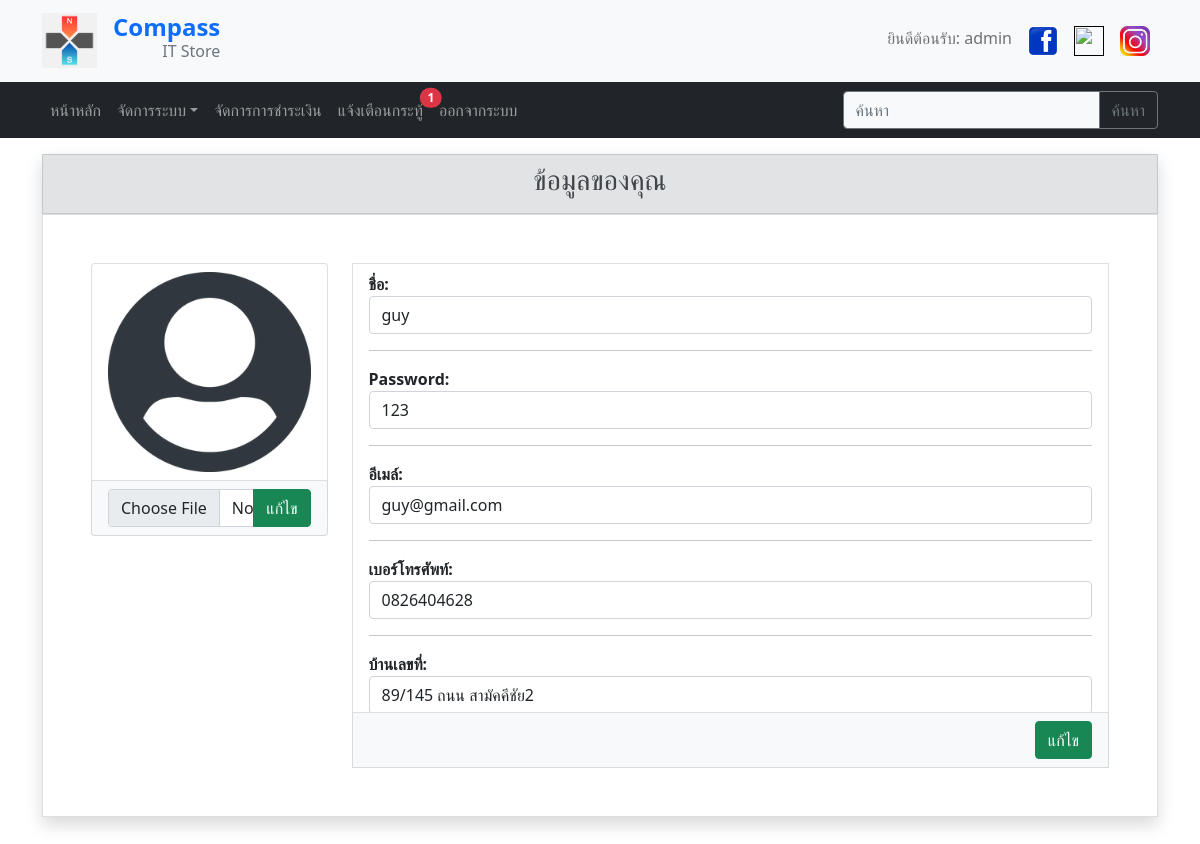
Screenshot of /pro_file_edti.php?edituser=1 (signed in) with the database file from the repository.
### tables this page shows
CREATE TABLE `tb_member` (
  `m_id` int(11) NOT NULL,
  `m_name` varchar(70) NOT NULL,
  `m_email` varchar(70) NOT NULL,
  `m_pass` int(20) NOT NULL,
  `m_tel` varchar(10) NOT NULL,
  `m_image` varchar(100) NOT NULL,
  `m_add` varchar(70) NOT NULL,
  `m_sub` varchar(40) NOT NULL,
  `m_dis` varchar(40) NOT NULL,
  `m_pro` varchar(40) NOT NULL,
  `m_zip` varchar(6) NOT NULL,
  `m_level` varchar(1) NOT NULL
);

### pro_file_edti.php (the view, shortened to what this page needs)
<?php
    require('connect.php');
    if(isset($_SESSION['m_id'])){
        $sql_user_run = mysqli_query($connect,"SELECT * FROM tb_member WHERE m_id = '".$_SESSION['m_id']."'");
        $sql_user_show = mysqli_fetch_array($sql_user_run,MYSQLI_BOTH);
        $sql_user_count = mysqli_num_rows($sql_user_run);
    }
        $rs_profile = mysqli_query($connect,"SELECT * FROM `tb_member` WHERE  m_id = '".$_GET['edituser']."'");
        $show_profile = mysqli_fetch_array($rs_profile);
?>
<?php if(isset($_SESSION['m_id'])){ ?>
    <?php if($_SESSION['m_id'] == $sql_user_show['m_id'] && $sql_user_count > 0){ ?>
        <!DOCTYPE html>
        <html lang="en">
        <head>
            <?php require('head.php') ?>
        </head>
        <body>
            <?php require('menu_up.php') ?>
            <?php require('menu.php') ?>
            <div class="container my-3">
                <div class="shadow">
                    <div class="list-group-item list-group-item-secondary">
                        <h3 class="text-center">ข้อมูลของคุณ</h3>
                    </div>
                    <form action="" method="post" enctype="multipart/form-data">
                    <div class="list-group-item p-5">
                        <div class="row">
                            <div class="col-3">
                                <div class="list-group">
                                    <div class="list-group-item">
                                        <img src="images/member/<?php echo $sql_user_show['m_image']; ?>" alt="" class="card-img-top" height="200">
                                    </div>
                                    <div class="list-group-item bg-light">
                                        <div class="input-group">
                                            <input type="file" name="" id="" class="form-control">
                                            <input type="submit" value="แก้ไข" class="btn btn-success">
                                        </div>
                                    </div>
                                </div>
                            </div>
                            <div class="col-9">
                                <div class="list-group-item overflow-auto" style="height: 450px">
                                    <span><b>ชื่อ: </b></span>
                                    <span><input type="text" name="m_name" class="form-control" value="<?php echo $show_profile['m_name']; ?>"></span>
                                    <hr>
                                    <span><b>Password: </b></span>
                                    <span><input type="text" name="m_pass" class="form-control" value="<?php echo $show_profile['m_pass']; ?>"></span>
                                    <hr>
                                    <span><b>อีเมล์: </b></span>
                                    <span><input type="text" name="m_email" class="form-control" value="<?php echo $show_profile['m_email']; ?>"></span>
                                    <hr>
                                    <span><b>เบอร์โทรศัพท์: </b></span>
                                    <span><input type="text" name="m_tel" class="form-control" value="<?php echo $show_profile['m_tel']; ?>"></span>
                                    <hr>
                                    <span><b>บ้านเลขที่: </b></span>
                                    <span><input type="text" name="Address" class="form-control" value="<?php echo $show_profile['m_add']; ?>"></span>
                                </div>
                                <div class="list-group-item text-end bg-light">
                                    <input type="submit" class="btn btn-success" name="btregis" value="แก้ไข">
                                </div>
                            </div>
                        </div>
                    </div>
                    </form>
                </div>
            </div>
        </body>
        </html>
    <?php }else{
        echo 56456454;
    } ?>
<?php }else{
    echo 444444;
} ?>

### rows the page displays
tb_member: m_image (placeholder picture), m_name "guy", m_pass "123", m_email "guy@gmail.com", m_tel "0826404628", Address "89/145 ถนน สามัคคีชัย2"

### other values shown
$sql_count_board "1"
